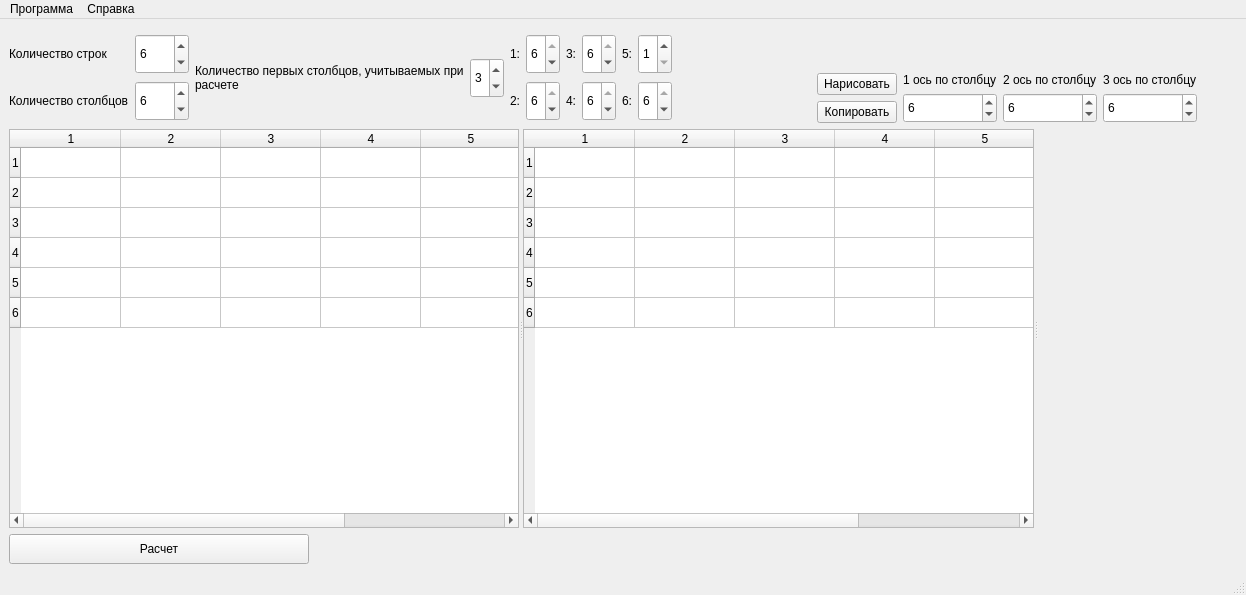
<?xml version="1.0" encoding="UTF-8"?>
<ui version="4.0">
 <class>MainWindow</class>
 <widget class="QMainWindow" name="MainWindow">
  <property name="geometry">
   <rect>
    <x>0</x>
    <y>0</y>
    <width>1246</width>
    <height>595</height>
   </rect>
  </property>
  <property name="windowTitle">
   <string>MainWindow</string>
  </property>
  <widget class="QWidget" name="centralwidget">
   <layout class="QGridLayout" name="gridLayout_6">
    <item row="3" column="0">
     <widget class="QPushButton" name="buttonSolve">
      <property name="sizePolicy">
       <sizepolicy hsizetype="Minimum" vsizetype="Minimum">
        <horstretch>0</horstretch>
        <verstretch>0</verstretch>
       </sizepolicy>
      </property>
      <property name="minimumSize">
       <size>
        <width>0</width>
        <height>25</height>
       </size>
      </property>
      <property name="maximumSize">
       <size>
        <width>300</width>
        <height>30</height>
       </size>
      </property>
      <property name="text">
       <string>Расчет</string>
      </property>
     </widget>
    </item>
    <item row="1" column="1">
     <layout class="QGridLayout" name="gridLayout_5">
      <property name="sizeConstraint">
       <enum>QLayout::SetMinimumSize</enum>
      </property>
      <item row="1" column="0">
       <widget class="QPushButton" name="buttonDraw">
        <property name="text">
         <string>Нарисовать</string>
        </property>
       </widget>
      </item>
      <item row="2" column="0">
       <widget class="QPushButton" name="buttonCopy">
        <property name="text">
         <string>Копировать</string>
        </property>
       </widget>
      </item>
      <item row="0" column="1">
       <spacer name="verticalSpacer">
        <property name="orientation">
         <enum>Qt::Vertical</enum>
        </property>
        <property name="sizeType">
         <enum>QSizePolicy::Fixed</enum>
        </property>
        <property name="sizeHint" stdset="0">
         <size>
          <width>20</width>
          <height>40</height>
         </size>
        </property>
       </spacer>
      </item>
      <item row="1" column="1" rowspan="2">
       <layout class="QGridLayout" name="gridLayout_4">
        <item row="0" column="0">
         <widget class="QLabel" name="labelCode_5">
          <property name="text">
           <string>1 ось по столбцу</string>
          </property>
          <property name="wordWrap">
           <bool>true</bool>
          </property>
         </widget>
        </item>
        <item row="0" column="1">
         <widget class="QLabel" name="labelCode_6">
          <property name="text">
           <string>2 ось по столбцу</string>
          </property>
          <property name="wordWrap">
           <bool>true</bool>
          </property>
         </widget>
        </item>
        <item row="0" column="2">
         <widget class="QLabel" name="labelCode_7">
          <property name="text">
           <string>3 ось по столбцу</string>
          </property>
          <property name="wordWrap">
           <bool>true</bool>
          </property>
         </widget>
        </item>
        <item row="1" column="0">
         <widget class="QSpinBox" name="boxCountDraw1">
          <property name="sizePolicy">
           <sizepolicy hsizetype="Minimum" vsizetype="Expanding">
            <horstretch>0</horstretch>
            <verstretch>0</verstretch>
           </sizepolicy>
          </property>
          <property name="minimum">
           <number>1</number>
          </property>
          <property name="maximum">
           <number>12</number>
          </property>
          <property name="singleStep">
           <number>1</number>
          </property>
          <property name="value">
           <number>6</number>
          </property>
         </widget>
        </item>
        <item row="1" column="1">
         <widget class="QSpinBox" name="boxCountDraw2">
          <property name="sizePolicy">
           <sizepolicy hsizetype="Minimum" vsizetype="Expanding">
            <horstretch>0</horstretch>
            <verstretch>0</verstretch>
           </sizepolicy>
          </property>
          <property name="minimum">
           <number>1</number>
          </property>
          <property name="maximum">
           <number>12</number>
          </property>
          <property name="singleStep">
           <number>1</number>
          </property>
          <property name="value">
           <number>6</number>
          </property>
         </widget>
        </item>
        <item row="1" column="2">
         <widget class="QSpinBox" name="boxCountDraw3">
          <property name="sizePolicy">
           <sizepolicy hsizetype="Minimum" vsizetype="Expanding">
            <horstretch>0</horstretch>
            <verstretch>0</verstretch>
           </sizepolicy>
          </property>
          <property name="minimum">
           <number>1</number>
          </property>
          <property name="maximum">
           <number>12</number>
          </property>
          <property name="singleStep">
           <number>1</number>
          </property>
          <property name="value">
           <number>6</number>
          </property>
         </widget>
        </item>
       </layout>
      </item>
      <item row="1" column="2">
       <spacer name="horizontalSpacer_2">
        <property name="orientation">
         <enum>Qt::Horizontal</enum>
        </property>
        <property name="sizeType">
         <enum>QSizePolicy::Fixed</enum>
        </property>
        <property name="sizeHint" stdset="0">
         <size>
          <width>40</width>
          <height>20</height>
         </size>
        </property>
       </spacer>
      </item>
     </layout>
    </item>
    <item row="1" column="0">
     <layout class="QHBoxLayout" name="horizontalLayout">
      <property name="sizeConstraint">
       <enum>QLayout::SetMinimumSize</enum>
      </property>
      <item>
       <layout class="QGridLayout" name="gridLayout_2">
        <item row="0" column="0">
         <widget class="QLabel" name="labelCode_2">
          <property name="sizePolicy">
           <sizepolicy hsizetype="Preferred" vsizetype="Fixed">
            <horstretch>0</horstretch>
            <verstretch>0</verstretch>
           </sizepolicy>
          </property>
          <property name="text">
           <string>Количество строк</string>
          </property>
          <property name="wordWrap">
           <bool>true</bool>
          </property>
         </widget>
        </item>
        <item row="0" column="1">
         <widget class="QSpinBox" name="boxCountRow">
          <property name="sizePolicy">
           <sizepolicy hsizetype="Minimum" vsizetype="Fixed">
            <horstretch>0</horstretch>
            <verstretch>0</verstretch>
           </sizepolicy>
          </property>
          <property name="minimumSize">
           <size>
            <width>0</width>
            <height>40</height>
           </size>
          </property>
          <property name="minimum">
           <number>4</number>
          </property>
          <property name="maximum">
           <number>9999</number>
          </property>
          <property name="singleStep">
           <number>1</number>
          </property>
          <property name="value">
           <number>6</number>
          </property>
         </widget>
        </item>
        <item row="1" column="0">
         <widget class="QLabel" name="labelCode_4">
          <property name="sizePolicy">
           <sizepolicy hsizetype="Preferred" vsizetype="Fixed">
            <horstretch>0</horstretch>
            <verstretch>0</verstretch>
           </sizepolicy>
          </property>
          <property name="text">
           <string>Количество столбцов</string>
          </property>
          <property name="wordWrap">
           <bool>true</bool>
          </property>
         </widget>
        </item>
        <item row="1" column="1">
         <widget class="QSpinBox" name="boxCountColumn">
          <property name="sizePolicy">
           <sizepolicy hsizetype="Minimum" vsizetype="Fixed">
            <horstretch>0</horstretch>
            <verstretch>0</verstretch>
           </sizepolicy>
          </property>
          <property name="minimumSize">
           <size>
            <width>0</width>
            <height>40</height>
           </size>
          </property>
          <property name="minimum">
           <number>2</number>
          </property>
          <property name="maximum">
           <number>12</number>
          </property>
          <property name="singleStep">
           <number>1</number>
          </property>
          <property name="value">
           <number>6</number>
          </property>
         </widget>
        </item>
       </layout>
      </item>
      <item>
       <layout class="QGridLayout" name="gridLayout_3">
        <item row="0" column="1">
         <widget class="QSpinBox" name="boxCountSolveColumn">
          <property name="sizePolicy">
           <sizepolicy hsizetype="Minimum" vsizetype="Fixed">
            <horstretch>0</horstretch>
            <verstretch>0</verstretch>
           </sizepolicy>
          </property>
          <property name="minimumSize">
           <size>
            <width>0</width>
            <height>40</height>
           </size>
          </property>
          <property name="minimum">
           <number>2</number>
          </property>
          <property name="maximum">
           <number>6</number>
          </property>
          <property name="singleStep">
           <number>1</number>
          </property>
          <property name="value">
           <number>3</number>
          </property>
         </widget>
        </item>
        <item row="0" column="0">
         <widget class="QLabel" name="labelCode_3">
          <property name="sizePolicy">
           <sizepolicy hsizetype="Preferred" vsizetype="Fixed">
            <horstretch>0</horstretch>
            <verstretch>0</verstretch>
           </sizepolicy>
          </property>
          <property name="text">
           <string>Количество первых столбцов, учитываемых при расчете</string>
          </property>
          <property name="textFormat">
           <enum>Qt::AutoText</enum>
          </property>
          <property name="wordWrap">
           <bool>true</bool>
          </property>
         </widget>
        </item>
       </layout>
      </item>
      <item>
       <layout class="QGridLayout" name="gridLayout">
        <item row="0" column="0">
         <widget class="QLabel" name="labelCode_8">
          <property name="sizePolicy">
           <sizepolicy hsizetype="Preferred" vsizetype="Fixed">
            <horstretch>0</horstretch>
            <verstretch>0</verstretch>
           </sizepolicy>
          </property>
          <property name="maximumSize">
           <size>
            <width>21</width>
            <height>21</height>
           </size>
          </property>
          <property name="text">
           <string>1:</string>
          </property>
          <property name="wordWrap">
           <bool>true</bool>
          </property>
         </widget>
        </item>
        <item row="0" column="1">
         <widget class="QSpinBox" name="boxCount1">
          <property name="sizePolicy">
           <sizepolicy hsizetype="Minimum" vsizetype="Fixed">
            <horstretch>0</horstretch>
            <verstretch>0</verstretch>
           </sizepolicy>
          </property>
          <property name="minimumSize">
           <size>
            <width>0</width>
            <height>40</height>
           </size>
          </property>
          <property name="minimum">
           <number>1</number>
          </property>
          <property name="maximum">
           <number>6</number>
          </property>
          <property name="singleStep">
           <number>1</number>
          </property>
          <property name="value">
           <number>6</number>
          </property>
         </widget>
        </item>
        <item row="0" column="4">
         <widget class="QLabel" name="labelCode_12">
          <property name="sizePolicy">
           <sizepolicy hsizetype="Preferred" vsizetype="Fixed">
            <horstretch>0</horstretch>
            <verstretch>0</verstretch>
           </sizepolicy>
          </property>
          <property name="maximumSize">
           <size>
            <width>21</width>
            <height>21</height>
           </size>
          </property>
          <property name="text">
           <string>5:</string>
          </property>
          <property name="wordWrap">
           <bool>true</bool>
          </property>
         </widget>
        </item>
        <item row="0" column="5">
         <widget class="QSpinBox" name="boxCount5">
          <property name="sizePolicy">
           <sizepolicy hsizetype="Minimum" vsizetype="Fixed">
            <horstretch>0</horstretch>
            <verstretch>0</verstretch>
           </sizepolicy>
          </property>
          <property name="minimumSize">
           <size>
            <width>0</width>
            <height>40</height>
           </size>
          </property>
          <property name="minimum">
           <number>1</number>
          </property>
          <property name="maximum">
           <number>6</number>
          </property>
          <property name="singleStep">
           <number>1</number>
          </property>
          <property name="value">
           <number>1</number>
          </property>
         </widget>
        </item>
        <item row="1" column="4">
         <widget class="QLabel" name="labelCode_13">
          <property name="sizePolicy">
           <sizepolicy hsizetype="Preferred" vsizetype="Fixed">
            <horstretch>0</horstretch>
            <verstretch>0</verstretch>
           </sizepolicy>
          </property>
          <property name="maximumSize">
           <size>
            <width>21</width>
            <height>21</height>
           </size>
          </property>
          <property name="text">
           <string>6:</string>
          </property>
          <property name="wordWrap">
           <bool>true</bool>
          </property>
         </widget>
        </item>
        <item row="1" column="2">
         <widget class="QLabel" name="labelCode_11">
          <property name="maximumSize">
           <size>
            <width>21</width>
            <height>21</height>
           </size>
          </property>
          <property name="text">
           <string>4:</string>
          </property>
          <property name="wordWrap">
           <bool>true</bool>
          </property>
         </widget>
        </item>
        <item row="1" column="3">
         <widget class="QSpinBox" name="boxCount4">
          <property name="sizePolicy">
           <sizepolicy hsizetype="Minimum" vsizetype="Fixed">
            <horstretch>0</horstretch>
            <verstretch>0</verstretch>
           </sizepolicy>
          </property>
          <property name="minimumSize">
           <size>
            <width>0</width>
            <height>40</height>
           </size>
          </property>
          <property name="minimum">
           <number>1</number>
          </property>
          <property name="maximum">
           <number>6</number>
          </property>
          <property name="singleStep">
           <number>1</number>
          </property>
          <property name="value">
           <number>6</number>
          </property>
         </widget>
        </item>
        <item row="1" column="1">
         <widget class="QSpinBox" name="boxCount2">
          <property name="sizePolicy">
           <sizepolicy hsizetype="Minimum" vsizetype="Fixed">
            <horstretch>0</horstretch>
            <verstretch>0</verstretch>
           </sizepolicy>
          </property>
          <property name="minimumSize">
           <size>
            <width>0</width>
            <height>40</height>
           </size>
          </property>
          <property name="minimum">
           <number>1</number>
          </property>
          <property name="maximum">
           <number>6</number>
          </property>
          <property name="singleStep">
           <number>1</number>
          </property>
          <property name="value">
           <number>6</number>
          </property>
         </widget>
        </item>
        <item row="0" column="2">
         <widget class="QLabel" name="labelCode_10">
          <property name="sizePolicy">
           <sizepolicy hsizetype="Preferred" vsizetype="Fixed">
            <horstretch>0</horstretch>
            <verstretch>0</verstretch>
           </sizepolicy>
          </property>
          <property name="maximumSize">
           <size>
            <width>21</width>
            <height>21</height>
           </size>
          </property>
          <property name="text">
           <string>3:</string>
          </property>
          <property name="wordWrap">
           <bool>true</bool>
          </property>
         </widget>
        </item>
        <item row="1" column="5">
         <widget class="QSpinBox" name="boxCount6">
          <property name="sizePolicy">
           <sizepolicy hsizetype="Minimum" vsizetype="Fixed">
            <horstretch>0</horstretch>
            <verstretch>0</verstretch>
           </sizepolicy>
          </property>
          <property name="minimumSize">
           <size>
            <width>0</width>
            <height>40</height>
           </size>
          </property>
          <property name="minimum">
           <number>1</number>
          </property>
          <property name="maximum">
           <number>6</number>
          </property>
          <property name="singleStep">
           <number>1</number>
          </property>
          <property name="value">
           <number>6</number>
          </property>
         </widget>
        </item>
        <item row="1" column="0">
         <widget class="QLabel" name="labelCode_9">
          <property name="sizePolicy">
           <sizepolicy hsizetype="Preferred" vsizetype="Fixed">
            <horstretch>0</horstretch>
            <verstretch>0</verstretch>
           </sizepolicy>
          </property>
          <property name="maximumSize">
           <size>
            <width>21</width>
            <height>21</height>
           </size>
          </property>
          <property name="text">
           <string>2:</string>
          </property>
          <property name="wordWrap">
           <bool>true</bool>
          </property>
         </widget>
        </item>
        <item row="0" column="3">
         <widget class="QSpinBox" name="boxCount3">
          <property name="sizePolicy">
           <sizepolicy hsizetype="Minimum" vsizetype="Fixed">
            <horstretch>0</horstretch>
            <verstretch>0</verstretch>
           </sizepolicy>
          </property>
          <property name="minimumSize">
           <size>
            <width>0</width>
            <height>40</height>
           </size>
          </property>
          <property name="minimum">
           <number>1</number>
          </property>
          <property name="maximum">
           <number>6</number>
          </property>
          <property name="singleStep">
           <number>1</number>
          </property>
          <property name="value">
           <number>6</number>
          </property>
         </widget>
        </item>
       </layout>
      </item>
      <item>
       <spacer name="horizontalSpacer">
        <property name="orientation">
         <enum>Qt::Horizontal</enum>
        </property>
        <property name="sizeHint" stdset="0">
         <size>
          <width>100</width>
          <height>20</height>
         </size>
        </property>
       </spacer>
      </item>
     </layout>
    </item>
    <item row="2" column="0" colspan="2">
     <widget class="QSplitter" name="splitter">
      <property name="orientation">
       <enum>Qt::Horizontal</enum>
      </property>
      <widget class="QTableWidget" name="tableIn">
       <row>
        <property name="text">
         <string>1</string>
        </property>
       </row>
       <row>
        <property name="text">
         <string>2</string>
        </property>
       </row>
       <row>
        <property name="text">
         <string>3</string>
        </property>
       </row>
       <row>
        <property name="text">
         <string>4</string>
        </property>
       </row>
       <row>
        <property name="text">
         <string>5</string>
        </property>
       </row>
       <row>
        <property name="text">
         <string>6</string>
        </property>
       </row>
       <column>
        <property name="text">
         <string>1</string>
        </property>
       </column>
       <column>
        <property name="text">
         <string>2</string>
        </property>
       </column>
       <column>
        <property name="text">
         <string>3</string>
        </property>
       </column>
       <column>
        <property name="text">
         <string>4</string>
        </property>
       </column>
       <column>
        <property name="text">
         <string>5</string>
        </property>
       </column>
       <column>
        <property name="text">
         <string>6</string>
        </property>
       </column>
      </widget>
      <widget class="QTableWidget" name="tableOut">
       <row>
        <property name="text">
         <string>1</string>
        </property>
       </row>
       <row>
        <property name="text">
         <string>2</string>
        </property>
       </row>
       <row>
        <property name="text">
         <string>3</string>
        </property>
       </row>
       <row>
        <property name="text">
         <string>4</string>
        </property>
       </row>
       <row>
        <property name="text">
         <string>5</string>
        </property>
       </row>
       <row>
        <property name="text">
         <string>6</string>
        </property>
       </row>
       <column>
        <property name="text">
         <string>1</string>
        </property>
       </column>
       <column>
        <property name="text">
         <string>2</string>
        </property>
       </column>
       <column>
        <property name="text">
         <string>3</string>
        </property>
       </column>
       <column>
        <property name="text">
         <string>4</string>
        </property>
       </column>
       <column>
        <property name="text">
         <string>5</string>
        </property>
       </column>
       <column>
        <property name="text">
         <string>6</string>
        </property>
       </column>
      </widget>
      <widget class="MatplotlibWidget" name="mpl">
       <property name="maximumSize">
        <size>
         <width>16777215</width>
         <height>16777215</height>
        </size>
       </property>
      </widget>
     </widget>
    </item>
    <item row="0" column="0">
     <spacer name="verticalSpacer_2">
      <property name="orientation">
       <enum>Qt::Vertical</enum>
      </property>
      <property name="sizeType">
       <enum>QSizePolicy::Fixed</enum>
      </property>
      <property name="sizeHint" stdset="0">
       <size>
        <width>20</width>
        <height>5</height>
       </size>
      </property>
     </spacer>
    </item>
   </layout>
  </widget>
  <widget class="QMenuBar" name="menubar">
   <property name="geometry">
    <rect>
     <x>0</x>
     <y>0</y>
     <width>1246</width>
     <height>21</height>
    </rect>
   </property>
   <widget class="QMenu" name="menu">
    <property name="title">
     <string>Программа</string>
    </property>
    <addaction name="menuSolve"/>
    <addaction name="menuExit"/>
   </widget>
   <widget class="QMenu" name="menu_2">
    <property name="title">
     <string>Справка</string>
    </property>
    <addaction name="menuAbout"/>
    <addaction name="menuQt"/>
   </widget>
   <addaction name="menu"/>
   <addaction name="menu_2"/>
  </widget>
  <widget class="QStatusBar" name="statusbar"/>
  <action name="menuSolve">
   <property name="text">
    <string>Расчет</string>
   </property>
  </action>
  <action name="menuExit">
   <property name="text">
    <string>Выход</string>
   </property>
  </action>
  <action name="menuAbout">
   <property name="text">
    <string>О программе</string>
   </property>
  </action>
  <action name="menuQt">
   <property name="text">
    <string>О QT</string>
   </property>
  </action>
 </widget>
 <customwidgets>
  <customwidget>
   <class>MatplotlibWidget</class>
   <extends>QWidget</extends>
   <header>matplotlibwidget</header>
  </customwidget>
 </customwidgets>
 <resources/>
 <connections/>
</ui>
